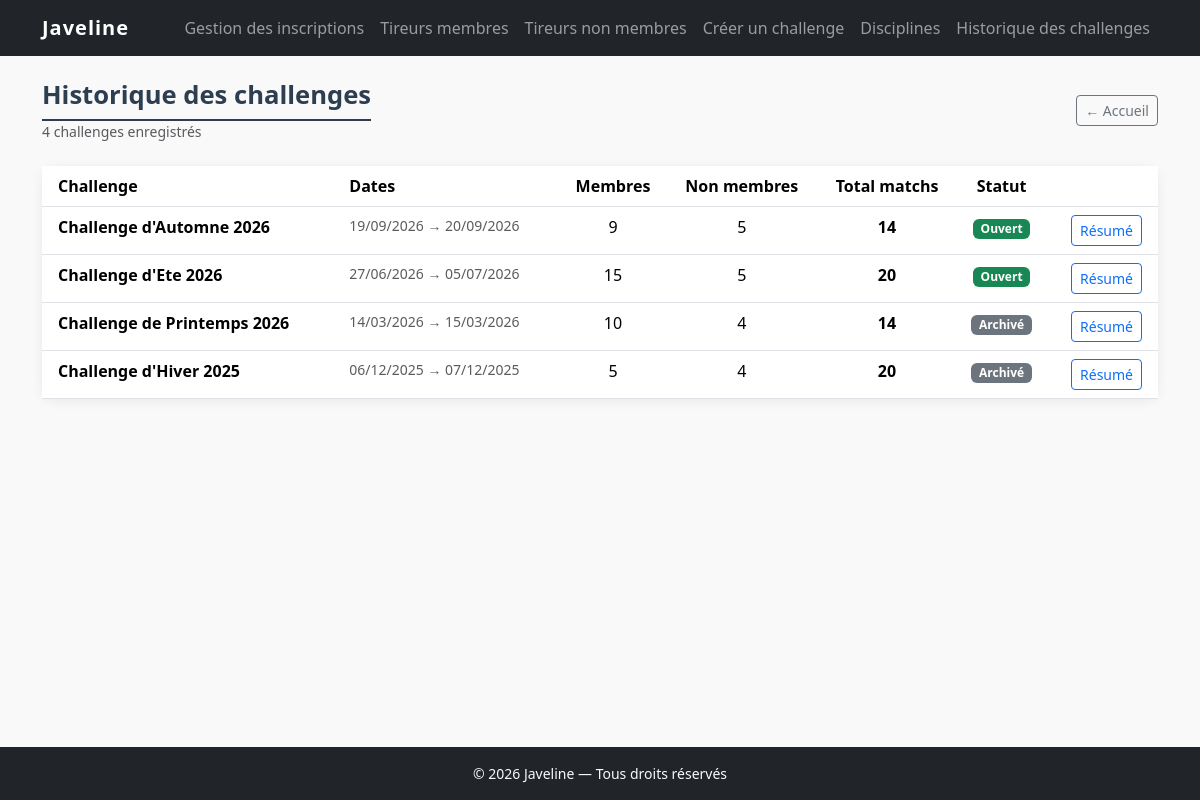
The page /challenges/historique on the database its author committed.
### tables this page shows
CREATE TABLE challenges (
    id          INT UNSIGNED                    NOT NULL AUTO_INCREMENT,
    libelle     VARCHAR(200)                    NOT NULL,
    date_debut  DATE                            NOT NULL,
    date_fin    DATE                            NOT NULL,
    statut      ENUM('ouvert', 'archive')       NOT NULL DEFAULT 'ouvert',
    created_at  DATETIME                        NOT NULL DEFAULT CURRENT_TIMESTAMP,
    PRIMARY KEY (id),
    CONSTRAINT chk_dates CHECK (date_fin >= date_debut)
);

### app/controllers/ChallengeController.php (called while the page is built, shortened)
<?php
require_once APP_ROOT . '/app/models/ChallengeModel.php';
class ChallengeController extends Controller
{
    private ChallengeModel    $model;
    public function __construct()
    {
        $this->model         = new ChallengeModel();
    }
    public function historique(): void
    {
        $challenges = $this->model->findTous();
        $this->render('challenges/historique', [
            'titrePage'  => 'Historique des challenges — ' . APP_NAME,
            'challenges' => $challenges,
        ]);
    }
}

### index.php (called while the page is built, shortened)
<?php
require_once APP_ROOT . '/core/Database.php';
require_once APP_ROOT . '/core/Model.php';
$router = new Router();
$router->dispatch();

### core/Database.php (called while the page is built, shortened)
<?php
class Database
{
    private static ?PDO $instance = null;
    public static function getInstance(): PDO
    {
        if (self::$instance === null) {
            $dsn = 'mysql:host=' . DB_HOST
                 . ';dbname=' . DB_NAME
                 . ';charset=' . DB_CHARSET;
            $options = [
                PDO::ATTR_ERRMODE            => PDO::ERRMODE_EXCEPTION,
                PDO::ATTR_DEFAULT_FETCH_MODE => PDO::FETCH_ASSOC,
                PDO::ATTR_EMULATE_PREPARES   => false,
            ];
            try {
                self::$instance = new PDO($dsn, DB_USER, DB_PASS, $options);
            } catch (PDOException $e) {
                if (APP_ENV === 'development') {
                    die('Erreur de connexion à la base de données : ' . $e->getMessage());
                } else {
                    die('Erreur de connexion à la base de données. Veuillez réessayer plus tard.');
                }
            }
        }
        return self::$instance;
    }
}

### core/Model.php (called while the page is built, shortened)
<?php
abstract class Model
{
    public function __construct()
    {
        $this->db = Database::getInstance();
    }
}

### app/models/ChallengeModel.php (called while the page is built, shortened)
<?php
require_once APP_ROOT . '/core/Model.php';
class ChallengeModel extends Model
{
    public function findTous(): array
    {
        $sql = "SELECT c.*,
                    COUNT(DISTINCT CASE WHEN i.tireur_type = 'membre'  THEN i.tireur_id END) AS nb_membres,
                    COUNT(DISTINCT CASE WHEN i.tireur_type = 'externe' THEN i.tireur_id END) AS nb_externes,
                    COUNT(i.id) AS nb_matchs
                FROM challenges c
                LEFT JOIN inscriptions i ON i.challenge_id = c.id
                GROUP BY c.id
                ORDER BY c.date_debut DESC";
        $stmt = $this->db->prepare($sql);
        $stmt->execute();
        return $stmt->fetchAll();
    }
}

### app/views/challenges/historique.php (the view)
<div class="page-header mb-4 d-flex align-items-center justify-content-between flex-wrap gap-2">
    <div>
        <h1 class="mb-0">Historique des challenges</h1>
        <p class="text-muted mb-0 small"><?= count($challenges) ?> challenge<?= count($challenges) > 1 ? 's' : '' ?> enregistré<?= count($challenges) > 1 ? 's' : '' ?></p>
    </div>
    <a href="<?= APP_URL ?>/" class="btn btn-outline-secondary btn-sm" aria-label="Retour à l'accueil">
        ← Accueil
    </a>
</div>
<?php if (empty($challenges)): ?>
    <p class="liste-vide-sm">Aucun challenge enregistré.</p>
<?php else: ?>
    <div class="card liste-card">
        <div class="card-body p-0">
            <table class="table table-hover mb-0" aria-label="Historique des challenges">
                <thead>
                    <tr>
                        <th scope="col" class="ps-3">Challenge</th>
                        <th scope="col">Dates</th>
                        <th scope="col" class="text-center">Membres</th>
                        <th scope="col" class="text-center">Non membres</th>
                        <th scope="col" class="text-center">Total matchs</th>
                        <th scope="col" class="text-center">Statut</th>
                        <th scope="col"></th>
                    </tr>
                </thead>
                <tbody>
                    <?php foreach ($challenges as $c): ?>
                    <?php
                        $debut  = date('d/m/Y', strtotime($c['date_debut']));
                        $fin    = date('d/m/Y', strtotime($c['date_fin']));
                        $dates  = $debut === $fin ? $debut : $debut . ' → ' . $fin;
                        $archive = $c['statut'] === 'archive';
                    ?>
                    <tr>
                        <td class="ps-3 fw-semibold"><?= htmlspecialchars($c['libelle']) ?></td>
                        <td class="text-muted small"><?= $dates ?></td>
                        <td class="text-center"><?= (int)$c['nb_membres'] ?></td>
                        <td class="text-center"><?= (int)$c['nb_externes'] ?></td>
                        <td class="text-center fw-semibold"><?= (int)$c['nb_matchs'] ?></td>
                        <td class="text-center">
                            <?php if ($archive): ?>
                                <span class="badge bg-secondary">Archivé</span>
                            <?php else: ?>
                                <span class="badge bg-success">Ouvert</span>
                            <?php endif; ?>
                        </td>
                        <td class="text-end pe-3">
                            <a href="<?= APP_URL ?>/challenges/<?= (int)$c['id'] ?>/resume"
                               class="btn btn-sm btn-outline-primary"
                               aria-label="Voir le résumé de <?= htmlspecialchars($c['libelle']) ?>">
                                Résumé
                            </a>
                        </td>
                    </tr>
                    <?php endforeach; ?>
                </tbody>
            </table>
        </div>
    </div>
<?php endif; ?>

### public/css/style.css (style rules this page uses)
:root { --couleur-primaire: #2c3e50; --couleur-secondaire: #e74c3c; --couleur-texte: #333333; --couleur-fond: #f9f9f9; --police-principale: 'Segoe UI', Tahoma, Geneva, Verdana, sans-serif; }
html, body { height: 100%; font-family: var(--police-principale); color: var(--couleur-texte); background-color: var(--couleur-fond); }
body { display: flex; flex-direction: column; }
.page-header h1 { font-size: 1.6rem; font-weight: 700; color: var(--couleur-primaire); border-bottom: 2px solid var(--couleur-primaire); padding-bottom: 0.5rem; }
.form-card, .liste-card { border: none; border-radius: 0.75rem; box-shadow: 0 2px 12px rgba(0, 0, 0, 0.07); }

### rows shown on the page
challenges: libelle "Challenge d'Automne 2026", dates "19/09/2026 → 20/09/2026", nb_membres "9", nb_externes "5", nb_matchs "14", statut "Ouvert"
challenges: libelle "Challenge d'Ete 2026", dates "27/06/2026 → 05/07/2026", nb_membres "15", nb_externes "5", nb_matchs "20", statut "Ouvert"
challenges: libelle "Challenge de Printemps 2026", dates "14/03/2026 → 15/03/2026", nb_membres "10", nb_externes "4", nb_matchs "14", statut "Archivé"
challenges: libelle "Challenge d'Hiver 2025", dates "06/12/2025 → 07/12/2025", nb_membres "5", nb_externes "4", nb_matchs "20", statut "Archivé"

### other values the page prints
APP_NAME "Javeline"
count($challenges) "4"
